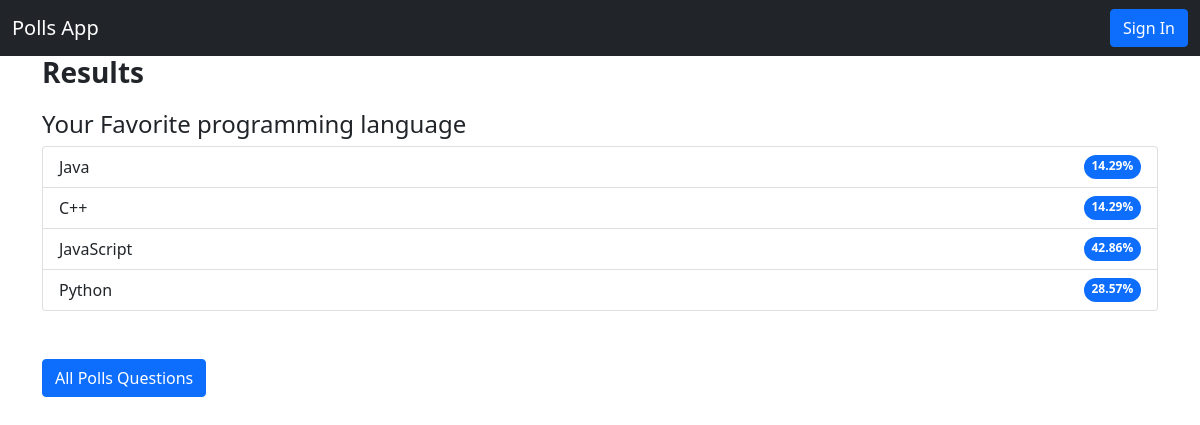
The app's page /result/1, older data.
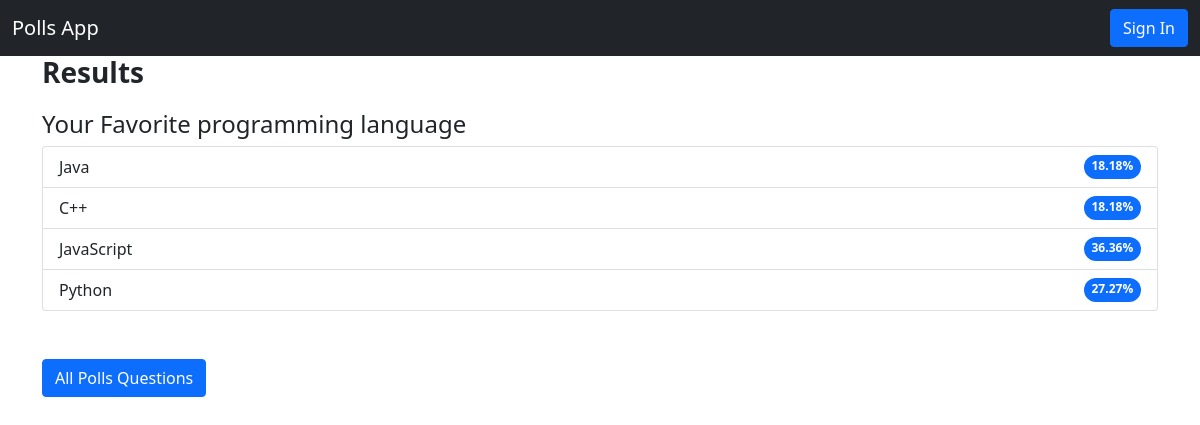
The same page, newer data.
### pollApp/models.py (models this page shows, shortened)
class Question(models.Model):
    question=models.CharField(max_length=200)
    opt1=models.CharField(max_length=100)
    opt2=models.CharField(max_length=100)
    opt3=models.CharField(max_length=100)
    opt4=models.CharField(max_length=100)
    opt1_cnt=models.IntegerField(default=0)
    opt2_cnt=models.IntegerField(default=0)
    opt3_cnt=models.IntegerField(default=0)
    opt4_cnt=models.IntegerField(default=0)

### pollApp/views.py (the view, shortened to what this page needs)
# urls.py: path('result/<str:id>',views.result,name='result'),
def result(request,id):
    question=Question.objects.filter(id=id)
    poll_que_data=Question.objects.filter(id=id).values_list('question','opt1','opt2','opt3','opt4',
    'opt1_cnt','opt2_cnt','opt3_cnt','opt4_cnt')
    poll_data_list=list(poll_que_data)
    question=poll_data_list[0][0]
    opt1=poll_data_list[0][1]
    opt2=poll_data_list[0][2]
    opt3=poll_data_list[0][3]
    opt4=poll_data_list[0][4]
    opt1_cnt=poll_data_list[0][5]
    opt2_cnt=poll_data_list[0][6]
    opt3_cnt=poll_data_list[0][7]
    opt4_cnt=poll_data_list[0][8]
    total=opt1_cnt+opt2_cnt+opt3_cnt+opt4_cnt
    per1=round(opt1_cnt/total*100,2)
    per2=round(opt2_cnt/total*100,2)
    per3=round(opt3_cnt/total*100,2)
    per4=round(opt4_cnt/total*100,2)
    poll_data={
        'question':question,
        'options':[opt1,opt2,opt3,opt4],
        'vote_per':[per1,per2,per3,per4]
    }
    return render(request,'result.html',{'poll':poll_data,'question':question})

### pollApp/templates/result.html
{% extends 'base.html' %}
{% block body %}
<div class="container">
    <h3 style="margin-bottom: 20px;"><strong>Results</strong></h3>
    <h4>{{ poll.question }}</h4>
    <ul class="list-group">
        {% for option in poll.options %}
        {% for per in poll.vote_per %}
        {% if forloop.counter == forloop.parentloop.counter %}
        <li class="list-group-item d-flex justify-content-between align-item-center">
            {{option}}
            <span class="badge bg-primary rounded-pill">{{ per}}%</span>
        </li>
        {% endif %}
        {% endfor %}
        {% endfor %}
    </ul>
    <div class='my-5'>
        <a href="/all_polls/"><button type="button" class="btn btn-primary">All Polls Questions</button></a>
    </div>
</div>
{% endblock body %}

### pollApp/templates/base.html (shortened to what this page needs)
<!doctype html>
<html lang="en">
  <head>
    <link href="https://cdn.jsdelivr.net/npm/bootstrap@5.0.2/dist/css/bootstrap.min.css" rel="stylesheet">
  </head>
  <body>
    <nav class="navbar navbar-expand-lg navbar-dark bg-dark">
      <div class="container-fluid">
        <a class="navbar-brand" >Polls App</a>
        <div class="collapse navbar-collapse" id="navbarSupportedContent">
          <div class="d-flex">
            {% if user.is_authenticated %}
            <a href="/signout/"><button class="btn btn-primary">Sign Out</button></a>
            {% else %}
            <a href="/signin/"><button class="btn btn-primary">Sign In</button></a>
            {% endif %}
          </div>
        </div>
      </div>
    </nav>
    {% block body %}
    {% endblock body %}
  </body>
</html>

Row changes from the older to the newer data that the page shows:
changed Question "Java": per "14.29" → "18.18"; per "42.86" → "36.36"; per "28.57" → "27.27"
Text that changed along with them:
list line gone: "C++ 14.29 %"
new list line: "C++ 18.18 %"
